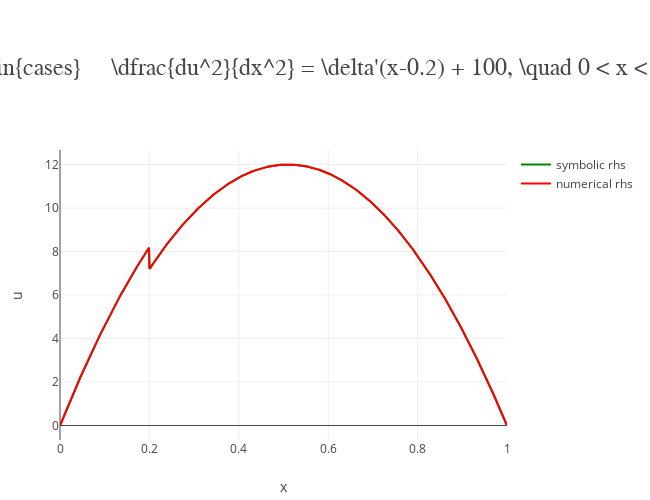

The cell this chart's notebook holds for it:
### Code cell
xs = np.linspace(0, 1, n)

fig = go.Figure()
large_rockwell_template = dict(
    layout=go.Layout(title_font=dict(family="Rockwell", size=24))
)
fig.add_trace(go.Scatter(x=xs, y=u_symbolic, mode='lines', name='symbolic rhs', line=dict(color='green', width=2)))
fig.add_trace(go.Scatter(x=xs, y=u_numerical, mode='lines', name='numerical rhs', line=dict(color='red', width=2)))
fig.update_layout(title=r'''
$
Solution \, of \, equation:  \\
\begin{cases}
    \dfrac{du^2}{dx^2} = \delta'(x-0.2) + 100, \quad 0 < x < 1\\
    u(0) = u(1) = 0
\end{cases}
$
''', xaxis_title='x', yaxis_title='u(x)')
fig.update_layout(autosize=False,
                  width=650, height=500,
                  margin=dict(l=60, r=50, b=60, t=150))
fig.update_layout(template=large_rockwell_template)
# set axis titles
fig.update_layout(xaxis_title='x', yaxis_title='u')
fig.write_image("solution.png", width=650, height=500, scale=8)
fig.show()

### Figure 1 — Plotly figure (JSON) as saved in the notebook; plotly's stock layout.template omitted (floating-point values rounded to 4 significant figures; data arrays with more than 128 entries replaced by an {"elided": "..."} marker saying what was removed)
{"data": [{"line": {"color": "green", "width": 2}, "mode": "lines", "name": "symbolic rhs", "type": "scatter", "x": {"elided": "1000 float values"}, "y": {"elided": "1000 float values"}}, {"line": {"color": "red", "width": 2}, "mode": "lines", "name": "numerical rhs", "type": "scatter", "x": {"elided": "1000 float values"}, "y": {"elided": "1000 float values"}}], "layout": {"autosize": false, "height": 500, "margin": {"b": 60, "l": 60, "r": 50, "t": 150}, "title": {"text": "\n$\nSolution \\, of \\, equation:  \\\\\n\\begin{cases}\n    \\dfrac{du^2}{dx^2} = \\delta'(x-0.2) + 100, \\quad 0 < x < 1\\\\\n    u(0) = u(1) = 0\n\\end{cases}\n$\n"}, "width": 650, "xaxis": {"title": {"text": "x"}}, "yaxis": {"title": {"text": "u"}}}}
